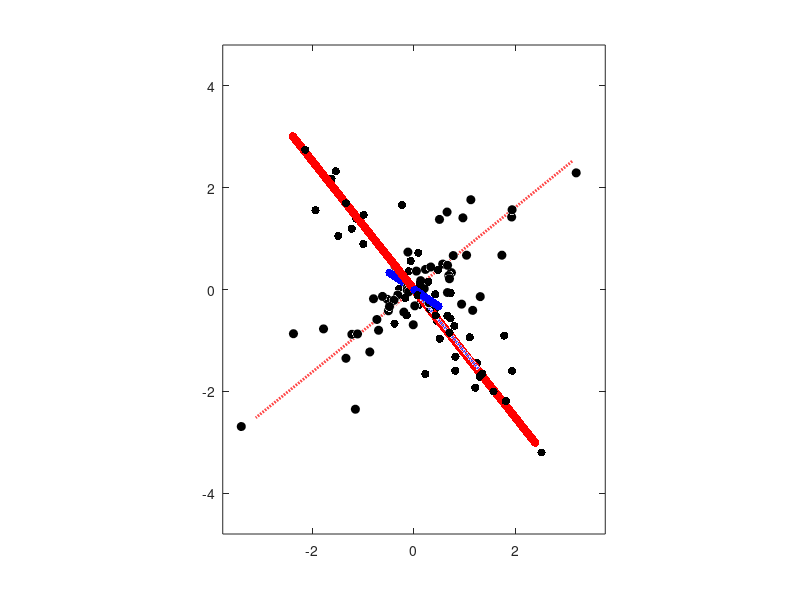
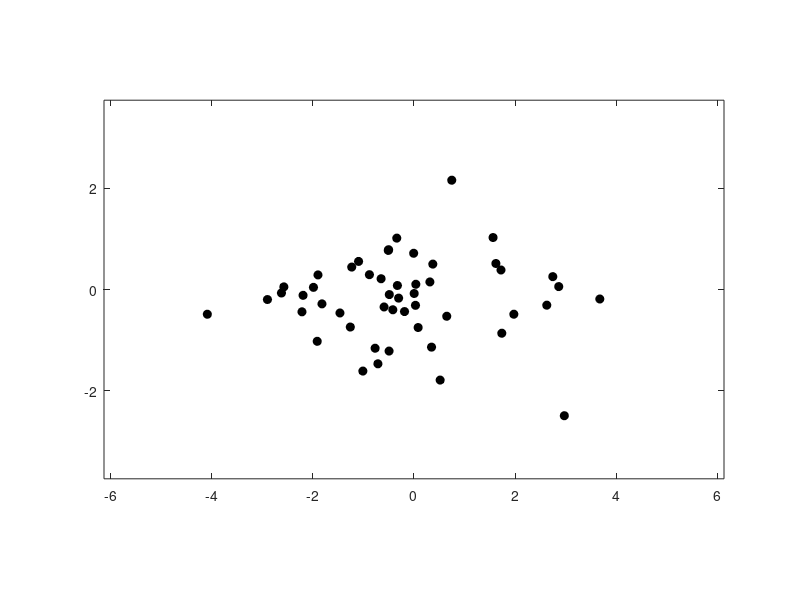

The MATLAB script that drew these images, in order:
%% This script illustrates a few basic features of PCA through examples.
%   MATH 6600 - Methods of Applied Math
%   October 21, 2024
%   PCA in practice 

%% Example: Generate "Bivariate" Gaussian data

% m samples from centered multivariate Gaussian distribution
m = 50;
theta = pi/4;
Q = [cos(theta) -sin(theta); sin(theta) cos(theta)];
sig1 = 2;
sig2 = 0.2;
S = [sig1 0; 0 sig2];
C = Q*S*Q';                                 % covariance matrix
x = mvnrnd([0; 0], C, m)';                  % 50 centered samples

% plot data
figure(1)
x1 = x(1,:); x2 = x(2,:);                   % features 1 and 2
plot(x1,x2,'ok','MarkerFaceColor','k')
scale = 1.5;
xlim([-scale*max(abs(x1)), scale*max(abs(x1))])
ylim([-scale*max(abs(x2)), scale*max(abs(x2))])
axis equal

%% Compute and plot principle components

% Compute principle components

mu = sum(x,2)/m;                    % compute mean of each row
mu_corr = mu*ones(1,size(x,2));     % form mean correction matrix
B = (x-mu_corr)/sqrt(m-1);          % "center" mean of the data
[U,S,~]=svd(B,'econ');
pc = U'*x;

% plot principle components
figure(2)
pc1 = pc(1,:); pc2 = pc(2,:);       % principle components 1 and 2
plot(pc1,pc2,'ok','MarkerFaceColor','k')
scale = 1.5;
xlim([-scale*max(abs(pc1)), scale*max(abs(pc1))])
ylim([-scale*max(abs(pc2)), scale*max(abs(pc2))])
axis equal

%% plot eigenvectors on original data
t = -4:0.01:4/norm(U(:,1));
s = -2:0.01:2/norm(U(:,1));
figure(1)
hold on
plot(t.*U(1,1),t.*U(2,1),':r','LineWidth',2)
plot(s.*U(1,2),s.*U(2,2),':b','LineWidth',2)

%% Example: Generate "Trivariate" Gaussian data

% m samples from centered multivariate Gaussian distribution
m=50;
theta1 = pi/4;
[Q,~] = qr(randn(3));
sig1 = 2;
sig2 = 0.5;
sig3 = 0.1;
S = [sig1 0 0 ; 0 sig2 0 ; 0 0 sig3 ];
C = Q*S*Q';                                 	% covariance matrix
x = mvnrnd([0; 0; 0], C, m)';                   % 50 centered samples

% plot data
figure(1)
x1 = x(1,:); x2 = x(2,:); x3 = x(3,:);       % features 1,2, 3
scatter3(x1,x2,x3,'k','filled')
scale = 1.5;
xlim([-scale*max(abs(x1)), scale*max(abs(x1))])
ylim([-scale*max(abs(x2)), scale*max(abs(x2))])
%zlim([-scale*max(abs(x3)), scale*max(abs(x3))])
axis equal

%% Compute and plot principle components

% Compute principle components
mu = sum(x,2)/m;                    % compute mean of each row
mu_corr = mu*ones(1,size(x,2));     % form mean correction matrix
B = (x-mu_corr)/sqrt(m-1);          % "center" mean of the data
[U,S,~]=svd(B,'econ');
pc = U'*x;

% plot principle components
figure(2)
pc1 = pc(1,:); pc2 = pc(2,:);       % principle components 1 and 2
plot(pc1,pc2,'ok','MarkerFaceColor','k')
scale = 1.5;
xlim([-scale*max(abs(pc1)), scale*max(abs(pc1))])
ylim([-scale*max(abs(pc2)), scale*max(abs(pc2))])
axis equal

%% plot eigenvectors on original data
t = -4:0.01:4/norm(U(:,1));
s = -2:0.01:2/norm(U(:,1));
figure(1)
hold on
scatter3(t.*U(1,1),t.*U(2,1),t.*U(3,1),'r','filled')
scatter3(s.*U(1,2),s.*U(2,2),s.*U(3,2),'b','filled')





